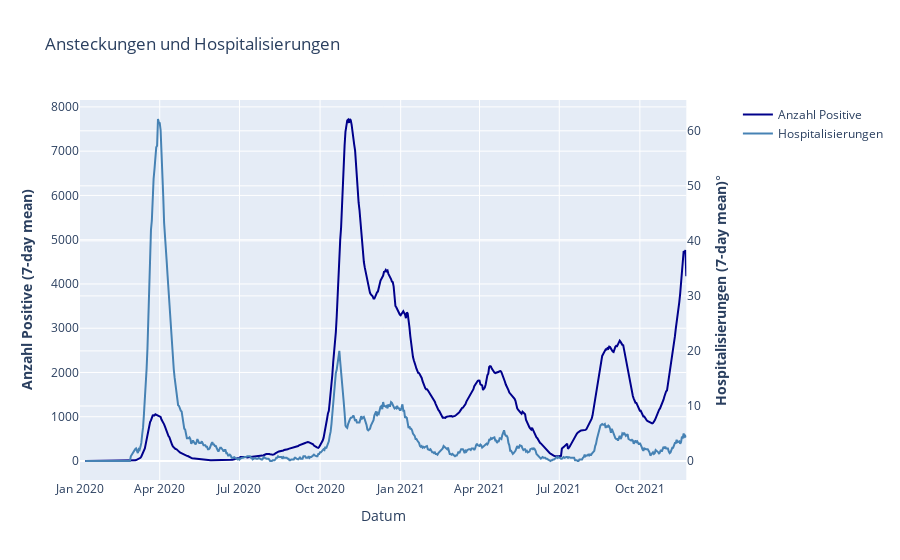

Here is the notebook cell this chart was saved with:
### Markdown cell above
# Cases vs Hospitalizations: Switzerland

### Code cell
import seaborn as sn
import plotly as py
import plotly.express as px
import numpy as np
import matplotlib.pyplot as plt
import plotly.graph_objects as go
import glob
import os
from plotly.subplots import make_subplots

dfSwitzerland = df[['daily_conf', 'new_hosp']].groupby(df['date']).sum().rolling(window=7).mean().reset_index()

# dfSwitzerland = df.groupby(['date', as_index=False)]).agg('sum')

dfSwitzerland

# Create figure with secondary y-axis
fig = make_subplots(specs=[[{"secondary_y": True}]])

fig.add_trace(
    go.Scatter(
    x = dfSwitzerland['date'],
    y = dfSwitzerland['daily_conf'],
    mode = 'lines',
    marker = dict(color = '#00008B'),
    name = 'Anzahl Positive'
),
    secondary_y=False,
)

fig.add_trace(
    go.Scatter(
    x = dfSwitzerland['date'],
    y = dfSwitzerland['new_hosp'],
    mode = 'lines',
    marker = dict(color = '#4682B4'),
    name = 'Hospitalisierungen'
),
    secondary_y=True,
)

# Add figure title
fig.update_layout(
    title_text=  "Ansteckungen und Hospitalisierungen"
)

# Set x-axis title
fig.update_xaxes(title_text="Datum")

# Set y-axes titles
fig.update_yaxes(title_text="<b>Anzahl Positive (7-day mean)</b>", secondary_y=False)
fig.update_yaxes(title_text="<b>Hospitalisierungen (7-day mean)</b>°", secondary_y=True)

fig.show()

### Figure 1 — Plotly figure (JSON) as saved in the notebook; plotly's stock layout.template omitted (floating-point values rounded to 4 significant figures; data arrays with more than 128 entries replaced by an {"elided": "..."} marker saying what was removed)
{"data": [{"marker": {"color": "#00008B"}, "mode": "lines", "name": "Anzahl Positive", "type": "scatter", "x": {"elided": "693 str values"}, "xaxis": "x", "y": {"elided": "693 float values"}, "yaxis": "y"}, {"marker": {"color": "#4682B4"}, "mode": "lines", "name": "Hospitalisierungen", "type": "scatter", "x": {"elided": "693 str values"}, "xaxis": "x", "y": {"elided": "693 float values"}, "yaxis": "y2"}], "layout": {"title": {"text": "Ansteckungen und Hospitalisierungen"}, "xaxis": {"anchor": "y", "domain": [0, 0.94], "title": {"text": "Datum"}}, "yaxis": {"anchor": "x", "domain": [0, 1], "title": {"text": "<b>Anzahl Positive (7-day mean)</b>"}}, "yaxis2": {"anchor": "x", "overlaying": "y", "side": "right", "title": {"text": "<b>Hospitalisierungen (7-day mean)</b>°"}}}}
